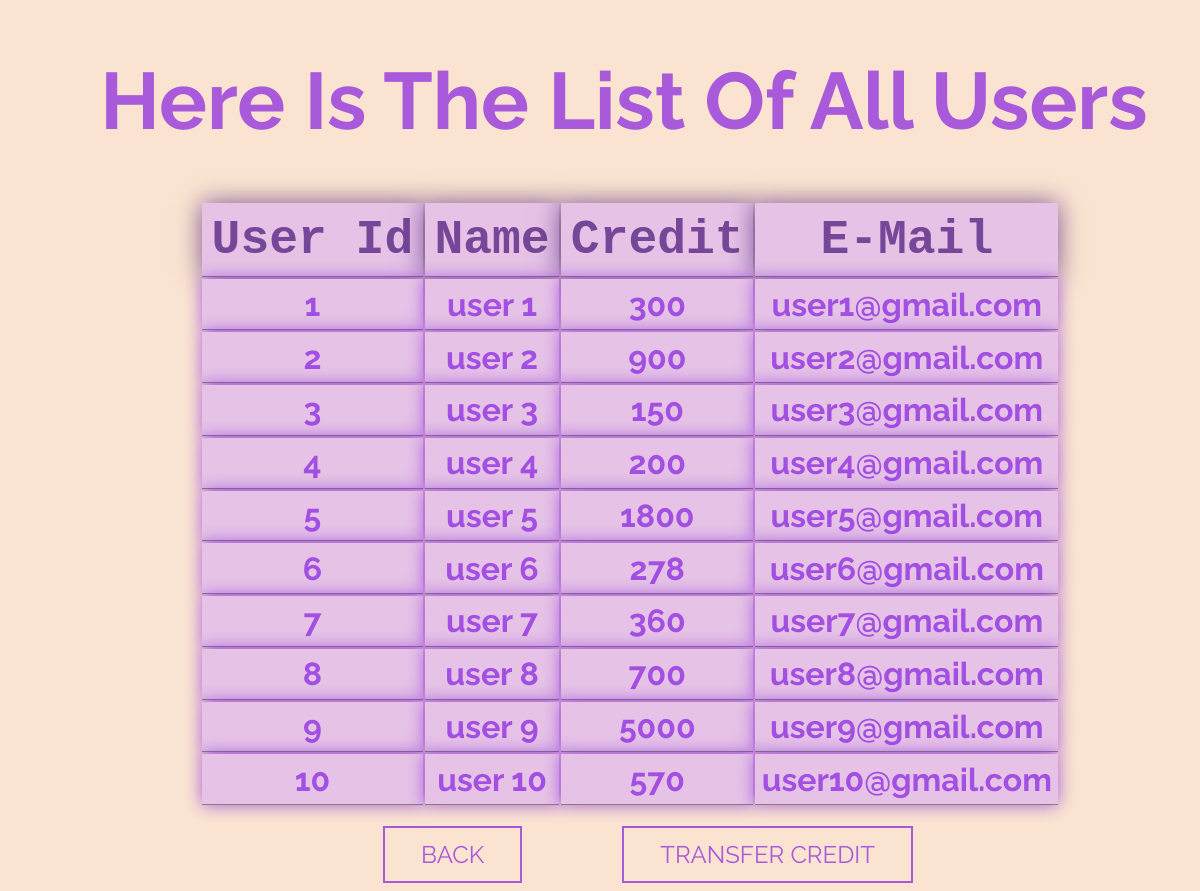
Screenshot of /view-users.php with the database file from the repository.
### tables this page shows
CREATE TABLE IF NOT EXISTS `user` (
  `user_id` int(11) NOT NULL AUTO_INCREMENT,
  `e_mail` varchar(30) DEFAULT NULL,
  `name` varchar(30) DEFAULT NULL,
  `credit` int(11) DEFAULT NULL,
  PRIMARY KEY (`user_id`)
);

### view-users.php (the view, shortened to what this page needs)
<?php
include("connection.php");
?>
<!DOCTYPE html>
<html lang="en">
<head>
    <link rel="stylesheet" href="css/vu-style.css" type="text/css">
</head>
<body>
    <h1>Here Is The List Of All Users</h1>
    <div>
        <table class="container">
            <tr id="yt">
                <td>User Id</td>
                <td>Name</td>
                <td>Credit</td>
                <td>E-Mail</td>
            </tr>
            <?php
            $q = ("SELECT * FROM user");
            $result = mysqli_query($con,$q);
            $num = mysqli_num_rows($result);
            for($i = 1; $i <= $num; $i++)
            {
            $row = mysqli_fetch_array($result);
            ?>
            <tr class="info">
                <td><?php echo $row['user_id'] ?></td>
                <td><?php echo $row['name'] ?></td>
                <td><?php echo $row['credit'] ?> </td>
                <td><?php echo $row['e_mail'] ?></td>
                <?php } ?>
                </tr>
        </table>
    </div>
    <a href="index.php" class="btn btn-accent btn-small" id="left">BACK</a>
    <a href="transfer.php" class="btn btn-accent btn-small">Transfer Credit</a>
</body>
</html>

### css/vu-style.css (style rules this page uses)
* { box-sizing: border-box; transition: all ease-in-out 100ms; }
body { font-family: 'Raleway',sans-serif; background-color: rgb(250, 228, 209); }
@media (min-width: 60rem) { body { font-family: 'Raleway',sans-serif; text-align: center; background-color: rgb(250, 228, 209); } }
h1 { color: rgba(126, 20, 224, 0.664); font-family: 'Raleway',sans-serif; font-size: 2rem; margin-left: 3rem; }
@media (min-width: 60rem) { h1 { color: rgba(126, 20, 224, 0.664); font-family: 'Raleway',sans-serif; font-size: 5rem; } }
.container { margin-left: 0.2em; }
@media (min-width: 60rem) { .container { margin-left: 12em; } }
.container tr td { align-items: center; padding: 0.1em; vertical-align: bottom; border-bottom: 0.02em solid grey; box-shadow: 0.01em 0.01em 0.5em; backdrop-filter: blur(10px); background-color: rgb(230, 195, 230); }
@media (min-width: 60rem) { .container tr td { align-items: center; padding: 0.2em; vertical-align: bottom; border-bottom: 0.02em solid grey; box-shadow: 0.01em 0.01em 0.5em; backdrop-filter: blur(10px); background-color: rgb(230, 195, 230); } }
#yt { font-family: courier; font-size: 2rem; font-weight: bold; color: rgba(61, 7, 112, 0.664); }
@media (min-width: 60rem) { #yt { font-family: courier; font-size: 3rem; font-weight: bold; color: rgba(61, 7, 112, 0.664); } }
.info { font-family: 'Raleway',sans-serif; font-size: 1rem; font-weight: bold; color: rgba(126, 20, 224, 0.664); }
@media (min-width: 60rem) { .info { font-family: 'Raleway',sans-serif; font-size: 2rem; font-weight: bold; color: rgba(126, 20, 224, 0.664); } }
.btn { font-size: 1rem; text-decoration: none; text-transform: uppercase; border-width: 2px; border-style: solid; padding: 0.3em 1.2em; display: inline-block; cursor: pointer; font-family: 'Raleway',sans-serif; }
@media (min-width: 60rem) { .btn { font-size: 1.5rem; text-decoration: none; text-transform: uppercase; border-width: 2px; border-style: solid; padding: 0.5em 1.5em; display: inline-block; cursor: pointer; font-family: 'Raleway',sans-serif; margin-left: 4em; } }
.btn-accent { color: rgba(126, 20, 224, 0.664); border-color: rgba(126, 20, 224, 0.664); }

### rows the page displays
user: user_id "1", name "user 1", credit "300", e_mail "user1@gmail.com"
user: user_id "2", name "user 2", credit "900", e_mail "user2@gmail.com"
user: user_id "3", name "user 3", credit "150", e_mail "user3@gmail.com"
user: user_id "4", name "user 4", credit "200", e_mail "user4@gmail.com"
user: user_id "5", name "user 5", credit "1800", e_mail "user5@gmail.com"
user: user_id "6", name "user 6", credit "278", e_mail "user6@gmail.com"
user: user_id "7", name "user 7", credit "360", e_mail "user7@gmail.com"
user: user_id "8", name "user 8", credit "700", e_mail "user8@gmail.com"
user: user_id "9", name "user 9", credit "5000", e_mail "user9@gmail.com"
user: user_id "10", name "user 10", credit "570", e_mail "user10@gmail.com"
